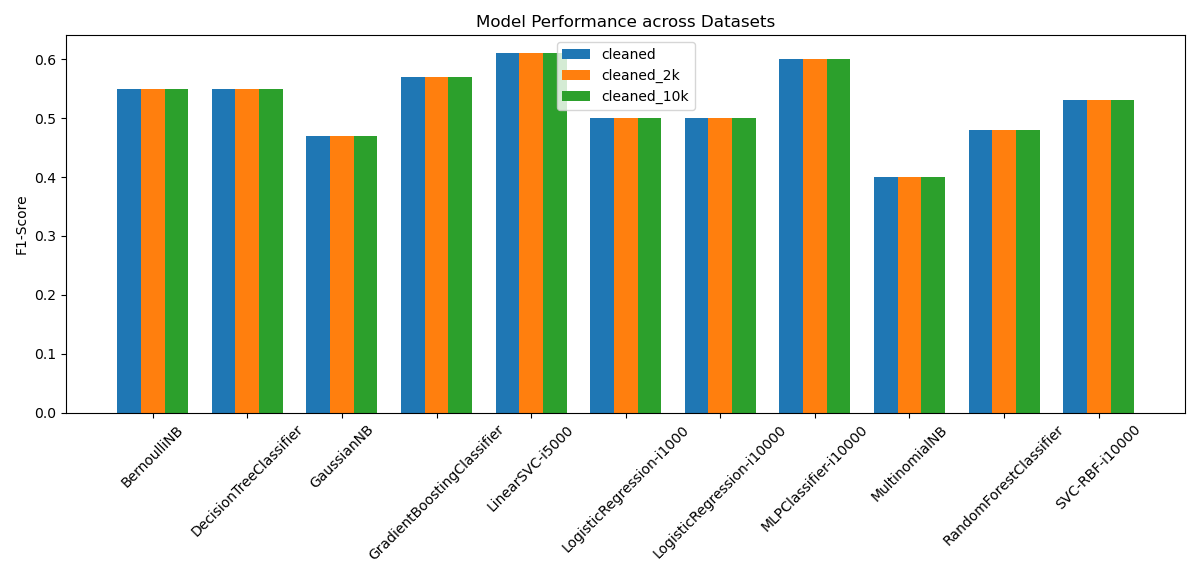

Here is the Python script that generated this plot:
import os
import matplotlib.pyplot as plt

datasets = {
    "cleaned": "games_march2025_cleaned",
    "cleaned_2k": "games_march2025_cleaned_2k",
    "cleaned_10k": "games_march2025_cleaned_10k"
}
# def results
results = {}

for dataset_name, folder in datasets.items():
    results[dataset_name] = {}
    for filename in os.listdir(folder):
        if filename.endswith(".txt"):
            model_name = filename.replace(".txt", "")
            with open(os.path.join(folder, filename), "r") as f:
                for line in f:
                    if line.strip().startswith("weighted avg"):
                        parts = line.split()
                        f1_score = float(parts[3])  # precision recall f1-score support
                        results[dataset_name][model_name] = f1_score

# Plot
models = sorted(results["cleaned"].keys())  # alphabetisch sortieren für gleiche Reihenfolge
x = range(len(models))

plt.figure(figsize=(12,6))
plt.bar([i - 0.25 for i in x], [results["cleaned"][m] for m in models], width=0.25, label="cleaned")
plt.bar(x, [results["cleaned_2k"][m] for m in models], width=0.25, label="cleaned_2k")
plt.bar([i + 0.25 for i in x], [results["cleaned_10k"][m] for m in models], width=0.25, label="cleaned_10k")

plt.xticks(x, models, rotation=45)
plt.ylabel("F1-Score")
plt.title("Model Performance across Datasets")
plt.legend()
plt.tight_layout()
plt.show()
